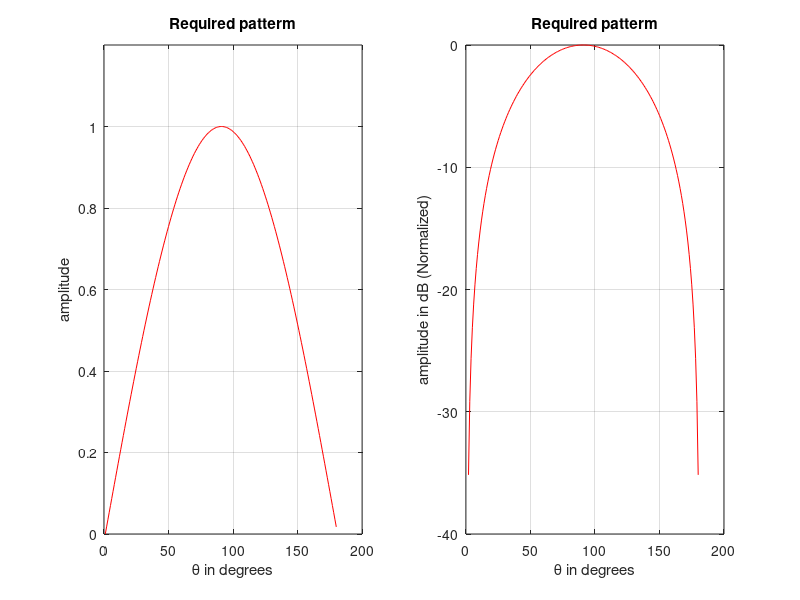
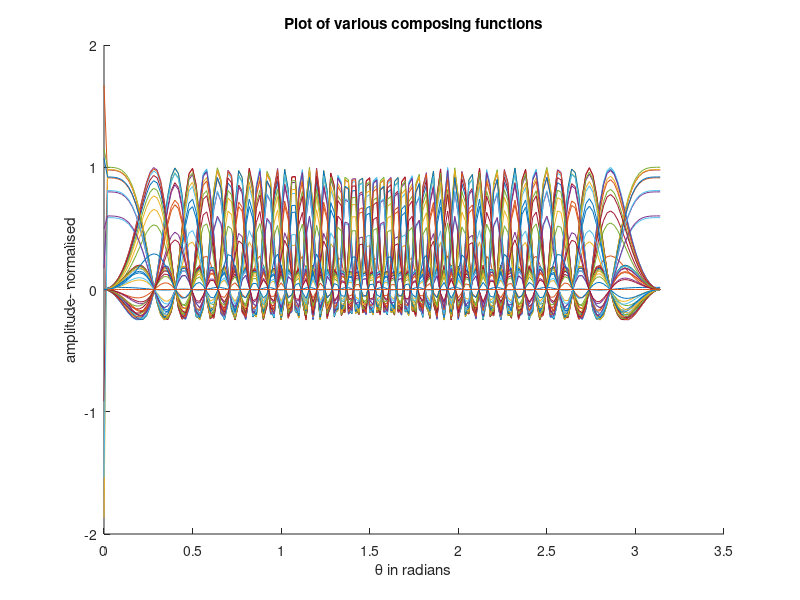
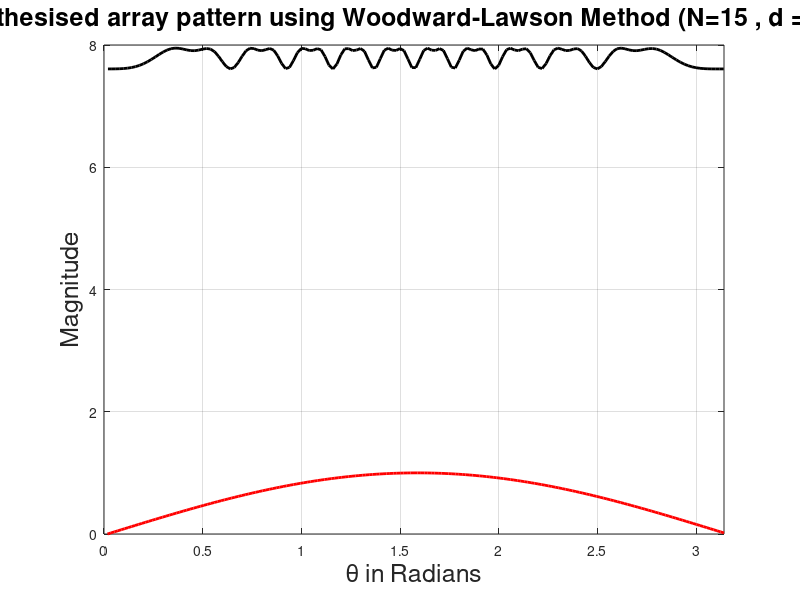
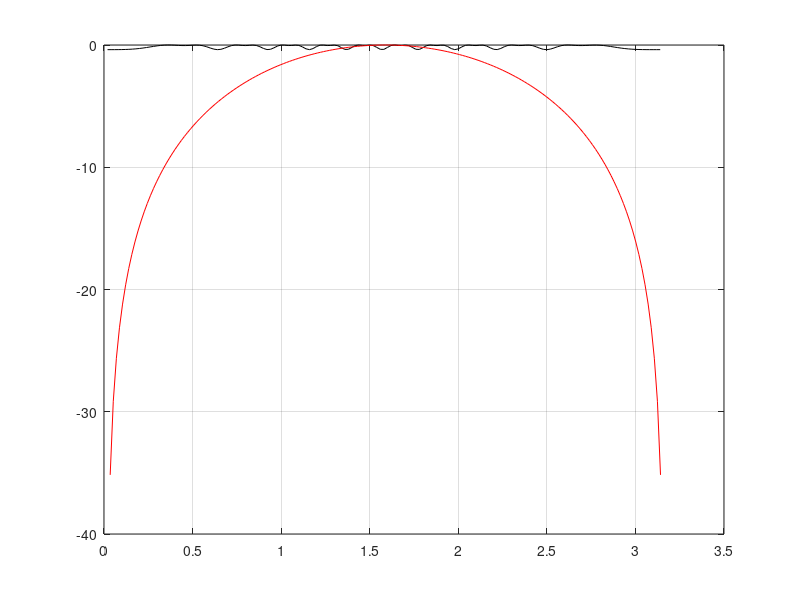

Here is the MATLAB script that generated these plots, in order:
%The following code illustrates the use of woodward lawson method for 
%antenna synthesis
%% Program written by: Sathvik N. Prasad
% Date              : 25/06/2014 
clc;
clear;
close all;
P=input('enter number of elements:');
la = 1; 
ss = input('enter the spacing innterms of lambda:');
d=la*ss; %spacing btw elements
ki=2*pi/la; % 2*pi/lambda
M=(P*d)/la; %total length
m=-M:M;  % array to represent the location of each element
wn=m*(la/(P*d)); %representation of arccos to 
wn=acos(wn);     %find the sampling location
%balanis 7.23

deg=wn*180/pi; %convert theta_m to degrees
%disp(length(tt));
%af =[ zeros(1,45) ones(1,90) zeros(1,45)  ]; %required pattern/array factor
 tt = 0:pi/180:pi-pi/180;
 af = sin(tt);




p = ceil(deg)+1; 
for ii = 1:length(deg)
    if p(ii)>=180
        p(ii) = 180;
    end
end

for ii = 1:length(deg) %get the samples
an(ii)=af(p(ii)); 
end
k=length(an); %length of sampled data
th=0:0.02:pi; 
th1 = th/pi*180;
afb=0;

figure(1);
subplot(1,2,1);
%plot(th,era,'ro'); 
plot(1:length(af),af, 'color','r');
grid on
xlabel('\theta in degrees');
ylabel('amplitude');
title('Required patterm');
ylim([0 1.2]);

subplot(1,2,2);
%plot(th,era,'ro'); 
plot(1:length(af),20*log10(abs(af/max(abs(af)))), 'color','r');
grid on
xlabel('\theta in degrees');
ylabel('amplitude in dB (Normalized)');
title('Required patterm');




figure(2);
hold on 
%array factor eq. balanis 7.21
%add array factor values at the sampling location to show the final graph
yy = zeros(1,158);
for lk=1:k 
    
afb=afb+an(lk)*(sin((P/2)*ki*d*(cos(th)-cos(wn(lk))))./(P*sin((1/2)*ki*d*(cos(th)-cos(wn(lk)))))); 
 yy =  afb + yy;

plot(th,double(afb)) 
 afb =0;

end 
xlabel('\theta in radians');
ylabel('amplitude- normalised');
title('Plot of various composing functions');

y=abs(yy);
y=double(y);
for ii = 1:length(th1)
    if th1(ii)>=180
        th1(ii)= 180;
    end
    if th1(ii)==0
        th1(ii) = 1;
    end
end



figure(3);
%obtained plot in black
plot(th,y,'color','black','LineWidth',2);

hold on
%figure(1);
%plot(th,era,'ro');
%desired plot in red
kk = 1:length(af);
kk = kk .* pi/180;
plot(kk,af, 'color','red','LineWidth',2);
grid on
xlabel('\theta in degrees');
ylabel('amplitude');
%title('Required patterm');


hold off
grid on 
xlabel('\theta in Radians','fontsize',18); 

ylabel('Magnitude','fontsize',18); 
title('Synthesised array pattern using Woodward-Lawson Method (N=15 , d = 0.4 \lambda)','fontsize',18); 
xlim([0 pi])



%plot in dB



figure(4);
%obtained plot in black
plot(th,20*log10(abs(y/max(abs(y)))),'color','black');

hold on

%desired plot in red
kk = 1:length(af);
kk = kk .* pi/180;
plot(kk,20*log10(abs(af/max(abs(af)))), 'color','red');
grid on
